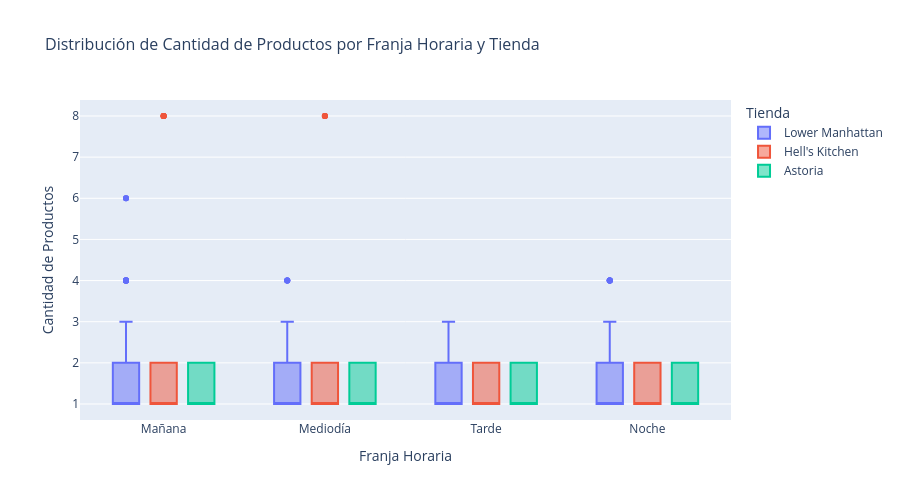

Here is the notebook cell this chart was saved with:
### Code cell
# Distribución de transaction_qty por franja horaria (boxplot)
fig = px.box(df, 
             x='time_of_day', 
             y='transaction_qty',
             color='store_location',
             title='Distribución de Cantidad de Productos por Franja Horaria y Tienda',
             labels={'time_of_day': 'Franja Horaria', 'transaction_qty': 'Cantidad de Productos', 'store_location': 'Tienda'})

fig.update_layout(font=dict(size=12), title_font_size=16, height=500)
fig.show()

print("\n" + "="*80)
print("HALLAZGOS CLAVE - COMPOSICIÓN DE TRANSACCIONES")
print("="*80)

# Identificar franja y tienda con mayor cantidad promedio
max_comp = comp_plot_data.loc[comp_plot_data['transaction_qty'].idxmax()]
print(f"\nMayor cantidad promedio: {max_comp['store_location']} en {max_comp['time_of_day']} ({max_comp['transaction_qty']:.2f} productos)")

# Identificar franja y tienda con menor cantidad promedio
min_comp = comp_plot_data.loc[comp_plot_data['transaction_qty'].idxmin()]
print(f"Menor cantidad promedio: {min_comp['store_location']} en {min_comp['time_of_day']} ({min_comp['transaction_qty']:.2f} productos)")

# Analizar variabilidad
print(f"\nVariabilidad general (desviación estándar): {df['transaction_qty'].std():.2f}")
print("\nInterpretación: La composición de las transacciones muestra patrones diferenciados según")
print("la franja horaria y la ubicación, lo que sugiere comportamientos de compra específicos.")

### Figure 1 — Plotly figure (JSON) as saved in the notebook; plotly's stock layout.template omitted (floating-point values rounded to 4 significant figures; data arrays with more than 128 entries replaced by an {"elided": "..."} marker saying what was removed)
{"data": [{"alignmentgroup": "True", "hovertemplate": "Tienda=Lower Manhattan<br>Franja Horaria=%{x}<br>Cantidad de Productos=%{y}<extra></extra>", "legendgroup": "Lower Manhattan", "marker": {"color": "#636efa"}, "name": "Lower Manhattan", "notched": false, "offsetgroup": "Lower Manhattan", "orientation": "v", "showlegend": true, "type": "box", "x": {"elided": "47782 str values"}, "x0": " ", "xaxis": "x", "y": {"elided": "47782 int values"}, "y0": " ", "yaxis": "y"}, {"alignmentgroup": "True", "hovertemplate": "Tienda=Hell's Kitchen<br>Franja Horaria=%{x}<br>Cantidad de Productos=%{y}<extra></extra>", "legendgroup": "Hell's Kitchen", "marker": {"color": "#EF553B"}, "name": "Hell's Kitchen", "notched": false, "offsetgroup": "Hell's Kitchen", "orientation": "v", "showlegend": true, "type": "box", "x": {"elided": "50735 str values"}, "x0": " ", "xaxis": "x", "y": {"elided": "50735 int values"}, "y0": " ", "yaxis": "y"}, {"alignmentgroup": "True", "hovertemplate": "Tienda=Astoria<br>Franja Horaria=%{x}<br>Cantidad de Productos=%{y}<extra></extra>", "legendgroup": "Astoria", "marker": {"color": "#00cc96"}, "name": "Astoria", "notched": false, "offsetgroup": "Astoria", "orientation": "v", "showlegend": true, "type": "box", "x": {"elided": "50599 str values"}, "x0": " ", "xaxis": "x", "y": {"elided": "50599 int values"}, "y0": " ", "yaxis": "y"}], "layout": {"boxmode": "group", "font": {"size": 12}, "height": 500, "legend": {"title": {"text": "Tienda"}, "tracegroupgap": 0}, "title": {"font": {"size": 16}, "text": "Distribución de Cantidad de Productos por Franja Horaria y Tienda"}, "xaxis": {"anchor": "y", "domain": [0, 1], "title": {"text": "Franja Horaria"}}, "yaxis": {"anchor": "x", "domain": [0, 1], "title": {"text": "Cantidad de Productos"}}}}
